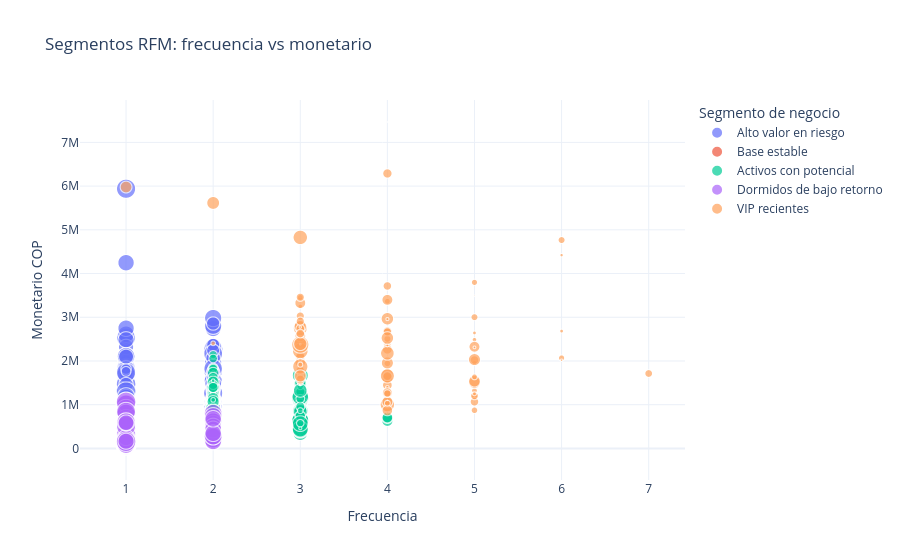

Here is the notebook cell this chart was saved with:
### Code cell
fig_segments = px.scatter(
    segments,
    x="frequency",
    y="monetary",
    color="business_label",
    size="recency",
    hover_name="customer_unique_id",
    title="Segmentos RFM: frecuencia vs monetario",
    labels={
        "frequency": "Frecuencia",
        "monetary": "Monetario COP",
        "business_label": "Segmento de negocio",
        "recency": "Recencia",
    },
)
fig_segments.update_layout(template="plotly_white")
fig_segments.show()

### Figure 1 — Plotly figure (JSON) as saved in the notebook; plotly's stock layout.template omitted (floating-point values rounded to 4 significant figures; data arrays with more than 128 entries replaced by an {"elided": "..."} marker saying what was removed)
{"data": [{"hovertemplate": "<b>%{hovertext}</b><br><br>Segmento de negocio=Alto valor en riesgo<br>Frecuencia=%{x}<br>Monetario COP=%{y}<br>Recencia=%{marker.size}<extra></extra>", "hovertext": {"elided": "365 str values"}, "legendgroup": "Alto valor en riesgo", "marker": {"color": "#636efa", "size": {"elided": "365 int values"}, "sizemode": "area", "sizeref": 1.785, "symbol": "circle"}, "mode": "markers", "name": "Alto valor en riesgo", "showlegend": true, "type": "scattergl", "x": {"elided": "365 int values"}, "xaxis": "x", "y": {"elided": "365 float values"}, "yaxis": "y"}, {"hovertemplate": "<b>%{hovertext}</b><br><br>Segmento de negocio=Base estable<br>Frecuencia=%{x}<br>Monetario COP=%{y}<br>Recencia=%{marker.size}<extra></extra>", "hovertext": {"elided": "1123 str values"}, "legendgroup": "Base estable", "marker": {"color": "#EF553B", "size": {"elided": "1123 int values"}, "sizemode": "area", "sizeref": 1.785, "symbol": "circle"}, "mode": "markers", "name": "Base estable", "showlegend": true, "type": "scattergl", "x": {"elided": "1123 int values"}, "xaxis": "x", "y": {"elided": "1123 float values"}, "yaxis": "y"}, {"hovertemplate": "<b>%{hovertext}</b><br><br>Segmento de negocio=Activos con potencial<br>Frecuencia=%{x}<br>Monetario COP=%{y}<br>Recencia=%{marker.size}<extra></extra>", "hovertext": {"elided": "421 str values"}, "legendgroup": "Activos con potencial", "marker": {"color": "#00cc96", "size": {"elided": "421 int values"}, "sizemode": "area", "sizeref": 1.785, "symbol": "circle"}, "mode": "markers", "name": "Activos con potencial", "showlegend": true, "type": "scattergl", "x": {"elided": "421 int values"}, "xaxis": "x", "y": {"elided": "421 float values"}, "yaxis": "y"}, {"hovertemplate": "<b>%{hovertext}</b><br><br>Segmento de negocio=Dormidos de bajo retorno<br>Frecuencia=%{x}<br>Monetario COP=%{y}<br>Recencia=%{marker.size}<extra></extra>", "hovertext": {"elided": "1117 str values"}, "legendgroup": "Dormidos de bajo retorno", "marker": {"color": "#ab63fa", "size": {"elided": "1117 int values"}, "sizemode": "area", "sizeref": 1.785, "symbol": "circle"}, "mode": "markers", "name": "Dormidos de bajo retorno", "showlegend": true, "type": "scattergl", "x": {"elided": "1117 int values"}, "xaxis": "x", "y": {"elided": "1117 float values"}, "yaxis": "y"}, {"hovertemplate": "<b>%{hovertext}</b><br><br>Segmento de negocio=VIP recientes<br>Frecuencia=%{x}<br>Monetario COP=%{y}<br>Recencia=%{marker.size}<extra></extra>", "hovertext": ["col_unique_000031", "col_unique_000044", "col_unique_000086", "col_unique_000223", "col_unique_000236", "col_unique_000241", "col_unique_000250", "col_unique_000287", "col_unique_000308", "col_unique_000321", "col_unique_000334", "col_unique_000344", "col_unique_000360", "col_unique_000364", "col_unique_000374", "col_unique_000422", "col_unique_000498", "col_unique_000503", "col_unique_000505", "col_unique_000530", "col_unique_000560", "col_unique_000612", "col_unique_000623", "col_unique_000687", "col_unique_000689", "col_unique_000691", "col_unique_000692", "col_unique_000786", "col_unique_000807", "col_unique_000839", "col_unique_000892", "col_unique_000931", "col_unique_000994", "col_unique_001063", "col_unique_001066", "col_unique_001115", "col_unique_001130", "col_unique_001132", "col_unique_001166", "col_unique_001174", "col_unique_001326", "col_unique_001342", "col_unique_001444", "col_unique_001482", "col_unique_001521", "col_unique_001560", "col_unique_001651", "col_unique_001683", "col_unique_001695", "col_unique_001718", "col_unique_001722", "col_unique_001742", "col_unique_001760", "col_unique_001821", "col_unique_001848", "col_unique_001852", "col_unique_001914", "col_unique_001916", "col_unique_002032", "col_unique_002040", "col_unique_002091", "col_unique_002101", "col_unique_002108", "col_unique_002152", "col_unique_002174", "col_unique_002179", "col_unique_002210", "col_unique_002221", "col_unique_002236", "col_unique_002296", "col_unique_002298", "col_unique_002338", "col_unique_002357", "col_unique_002370", "col_unique_002392", "col_unique_002417", "col_unique_002478", "col_unique_002483", "col_unique_002634", "col_unique_002644", "col_unique_002705", "col_unique_002714", "col_unique_002726", "col_unique_002740", "col_unique_002775", "col_unique_002842", "col_unique_002870", "col_unique_003044", "col_unique_003073", "col_unique_003104", "col_unique_003134", "col_unique_003162", "col_unique_003199", "col_unique_003232", "col_unique_003290", "col_unique_003333", "col_unique_003336", "col_unique_003343", "col_unique_003351", "col_unique_003373", "col_unique_003382", "col_unique_003418", "col_unique_003428", "col_unique_003450", "col_unique_003545", "col_unique_003656", "col_unique_003668", "col_unique_003794", "col_unique_003851", "col_unique_003893", "col_unique_003909", "col_unique_004048", "col_unique_004074", "col_unique_004080", "col_unique_004110", "col_unique_004131", "col_unique_004181"], "legendgroup": "VIP recientes", "marker": {"color": "#FFA15A", "size": [192, 68, 63, 22, 205, 186, 123, 69, 6, 37, 41, 45, 217, 61, 5, 105, 17, 77, 127, 88, 35, 37, 38, 216, 21, 135, 255, 118, 12, 173, 212, 253, 40, 190, 175, 81, 270, 85, 140, 274, 22, 7, 378, 221, 26, 59, 136, 132, 23, 355, 133, 166, 153, 4, 335, 169, 217, 147, 58, 41, 24, 211, 45, 240, 299, 259, 247, 105, 116, 12, 76, 85, 148, 167, 386, 1, 72, 61, 94, 16, 270, 85, 118, 28, 141, 424, 8, 440, 133, 1, 352, 220, 11, 16, 70, 538, 119, 5, 244, 104, 4, 209, 5, 80, 93, 206, 318, 27, 127, 267, 153, 17, 58, 44, 277, 11, 64], "sizemode": "area", "sizeref": 1.785, "symbol": "circle"}, "mode": "markers", "name": "VIP recientes", "showlegend": true, "type": "scattergl", "x": [3, 3, 3, 6, 3, 4, 3, 5, 4, 2, 5, 3, 4, 5, 3, 7, 4, 3, 4, 4, 3, 3, 3, 4, 4, 4, 3, 4, 4, 4, 3, 4, 5, 3, 4, 4, 4, 3, 3, 4, 4, 3, 4, 4, 6, 3, 5, 5, 3, 3, 4, 3, 4, 5, 4, 4, 4, 3, 3, 3, 4, 5, 3, 5, 2, 5, 1, 5, 3, 5, 3, 6, 4, 4, 3, 4, 6, 4, 3, 3, 3, 4, 4, 5, 3, 3, 4, 3, 3, 4, 4, 3, 6, 4, 5, 3, 3, 5, 5, 4, 3, 4, 3, 5, 5, 4, 3, 5, 3, 3, 4, 4, 5, 3, 4, 3, 4], "xaxis": "x", "y": [2065000.0, 2601000.0, 1500000.0, 4420000.0, 1972000.0, 1614000.0, 3028000.0, 1200000.0, 901400.0, 2404000.0, 1956000.0, 1543000.0, 1258000.0, 1320000.0, 1458000.0, 1714000.0, 1634000.0, 1592000.0, 2394000.0, 2376000.0, 1953000.0, 3247000.0, 1924000.0, 965500.0, 974900.0, 2682000.0, 2451000.0, 1007000.0, 1644000.0, 2268000.0, 3326000.0, 1691000.0, 2486000.0, 1657000.0, 1264000.0, 1945000.0, 1956000.0, 2793000.0, 2110000.0, 2966000.0, 1428000.0, 1543000.0, 1003000.0, 1610000.0, 2684000.0, 1826000.0, 1068000.0, 2022000.0, 2031000.0, 2752000.0, 3716000.0, 1802000.0, 2678000.0, 2338000.0, 2178000.0, 1448000.0, 1068000.0, 1786000.0, 3452000.0, 2621000.0, 1398000.0, 2326000.0, 2541000.0, 1502000.0, 5615000.0, 2032000.0, 5978000.0, 1202000.0, 3458000.0, 2310000.0, 1656000.0, 4766000.0, 1655000.0, 1276000.0, 4826000.0, 1096000.0, 2068000.0, 3366000.0, 1794000.0, 2032000.0, 2789000.0, 2507000.0, 2666000.0, 2641000.0, 1573000.0, 1873000.0, 811400.0, 2231000.0, 2739000.0, 7466000.0, 1660000.0, 2570000.0, 2017000.0, 2358000.0, 3798000.0, 2374000.0, 2910000.0, 3490000.0, 1538000.0, 1258000.0, 1454000.0, 3399000.0, 2384000.0, 872400.0, 3002000.0, 867200.0, 2390000.0, 1250000.0, 2626000.0, 1658000.0, 6289000.0, 2958000.0, 1637000.0, 1915000.0, 2527000.0, 2774000.0, 1033000.0], "yaxis": "y"}], "layout": {"legend": {"itemsizing": "constant", "title": {"text": "Segmento de negocio"}, "tracegroupgap": 0}, "title": {"text": "Segmentos RFM: frecuencia vs monetario"}, "xaxis": {"anchor": "y", "domain": [0, 1], "title": {"text": "Frecuencia"}}, "yaxis": {"anchor": "x", "domain": [0, 1], "title": {"text": "Monetario COP"}}}}
